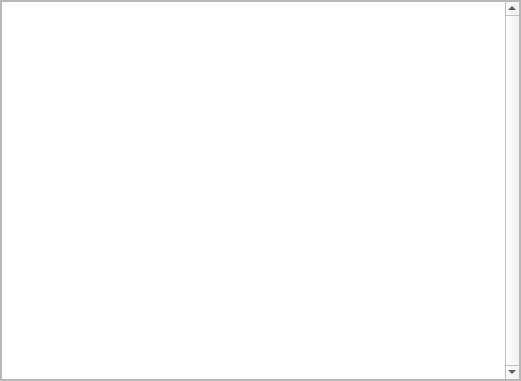
<?xml version="1.0" encoding="UTF-8"?>
<ui version="4.0">
 <class>LogTab</class>
 <widget class="QFrame" name="LogTab">
  <property name="geometry">
   <rect>
    <x>0</x>
    <y>0</y>
    <width>521</width>
    <height>381</height>
   </rect>
  </property>
  <property name="windowTitle">
   <string>Frame</string>
  </property>
  <property name="frameShape">
   <enum>QFrame::StyledPanel</enum>
  </property>
  <property name="frameShadow">
   <enum>QFrame::Raised</enum>
  </property>
  <layout class="QHBoxLayout" name="horizontalLayout">
   <property name="spacing">
    <number>0</number>
   </property>
   <property name="sizeConstraint">
    <enum>QLayout::SetNoConstraint</enum>
   </property>
   <property name="margin">
    <number>0</number>
   </property>
   <item>
    <widget class="QTableView" name="listView">
     <property name="sizePolicy">
      <sizepolicy hsizetype="Preferred" vsizetype="Preferred">
       <horstretch>0</horstretch>
       <verstretch>0</verstretch>
      </sizepolicy>
     </property>
     <property name="contextMenuPolicy">
      <enum>Qt::CustomContextMenu</enum>
     </property>
     <property name="verticalScrollBarPolicy">
      <enum>Qt::ScrollBarAlwaysOn</enum>
     </property>
     <property name="editTriggers">
      <set>QAbstractItemView::NoEditTriggers</set>
     </property>
     <property name="selectionBehavior">
      <enum>QAbstractItemView::SelectRows</enum>
     </property>
     <property name="textElideMode">
      <enum>Qt::ElideMiddle</enum>
     </property>
     <property name="sortingEnabled">
      <bool>false</bool>
     </property>
     <attribute name="horizontalHeaderStretchLastSection">
      <bool>true</bool>
     </attribute>
     <attribute name="verticalHeaderVisible">
      <bool>false</bool>
     </attribute>
     <attribute name="verticalHeaderDefaultSectionSize">
      <number>18</number>
     </attribute>
    </widget>
   </item>
  </layout>
 </widget>
 <resources/>
 <connections/>
</ui>
